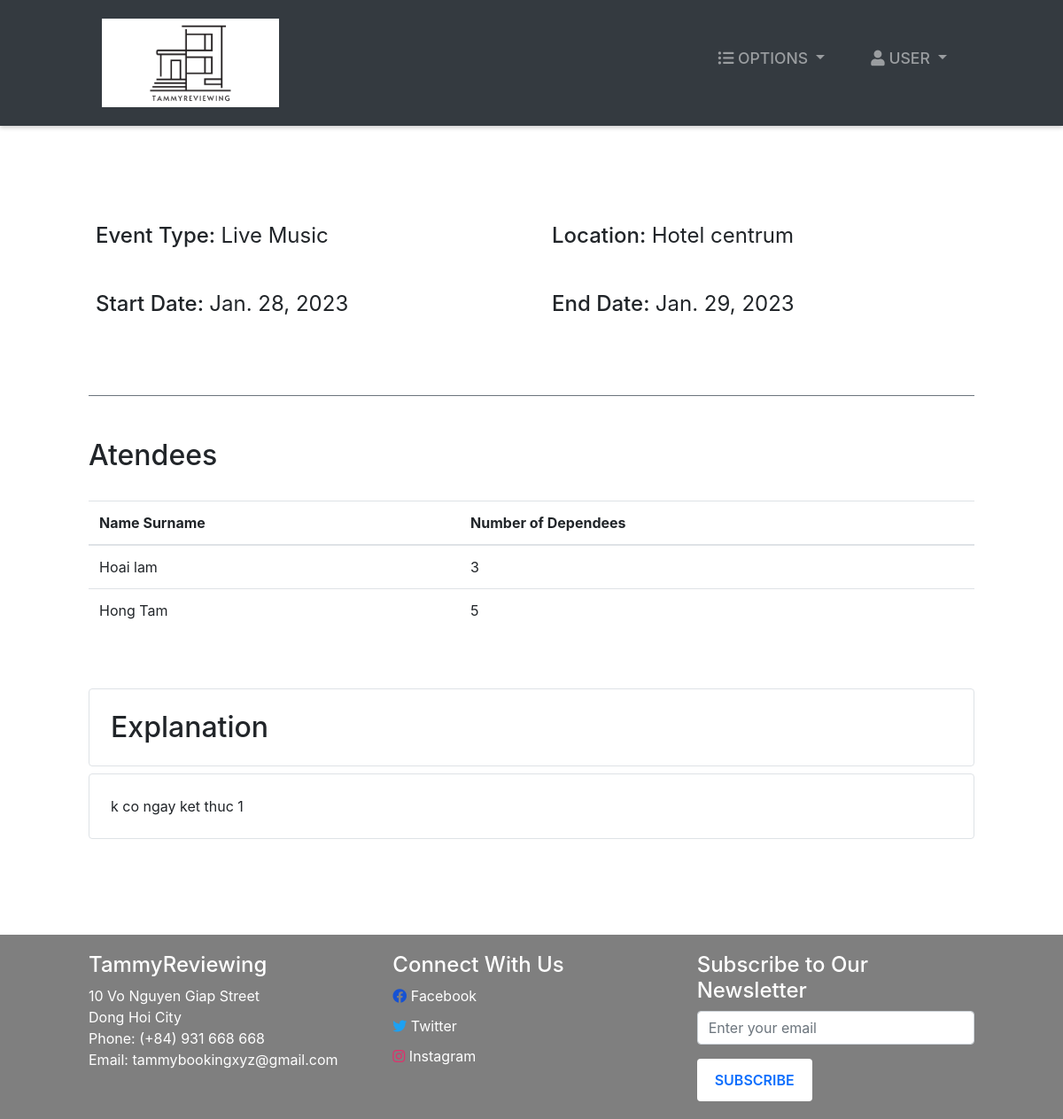
The page /event-profile/1/ (signed in) on the database its author committed.
### hotel/models.py (models this page shows, shortened)
class Event(models.Model):
    EVENT_TYPES = (
        ('Movie', 'Movie'),
        ('Theater', 'Theater'),
        ('Conference', 'Conference'),
        ('Concert', 'Concert'),
        ('Entertainment', 'Entertainment'),
        ('Live Music', 'Live Music'),
    )
    eventType = models.CharField(max_length=20, choices=EVENT_TYPES)
    location = models.CharField(max_length=100)
    startDate = models.DateField()
    endDate = models.DateField()
    explanation = models.TextField()

class EventAttendees(models.Model):
    event = models.ForeignKey(Event, on_delete=models.CASCADE)
    numberOfDependees = models.IntegerField(default=0)
    guest = models.ForeignKey(Guest,   null=True, on_delete=models.CASCADE)

### accounts/models.py (models this page shows, shortened)
class Guest(models.Model):
    user = models.OneToOneField(User, null=True, on_delete=models.CASCADE)
    phoneNumber = PhoneNumberField(unique=True)

### hotel/views.py (the view)
# urls.py: path('event-profile/<str:id>/', event_profile, name="event-profile"),
@ login_required(login_url='login')
def event_profile(request, id):
    role = str(request.user.groups.all()[0])
    path = role + "/"
    tempEvent = Event.objects.get(id=id)
    attendees = EventAttendees.objects.filter(event=tempEvent)
    context = {
        "role": role,
        "attendees": attendees,
        "event": tempEvent
    }
    return render(request, path + "event-profile.html", context)

### Templates/admin/event-profile.html
{% extends '../index.html' %}
{% block context %}
{% include '../common_pages/event-profile.html' %}
{% endblock %}

### Templates/common_pages/event-profile.html
<div class="main-page py-4">
    <div class="row mt-5">
        <div class="col-6">
            <div class="p-2 h4">
                <span>Event Type: </span>
                <span class="font-weight-normal">{{event.eventType}}</span>
            </div>
            <br>
            <div class="p-2 h4">
                <span>Start Date:</span>
                <span class="font-weight-normal">{{event.startDate}}</span>
            </div>
        </div>
        <div class="col-6">
            <div class="p-2 h4">
                <span>Location:</span>
                <span class="font-weight-normal">{{event.location}}</span>
            </div>
            <br>
            <div class="p-2 h4">
                <span>End Date:</span>
                <span class="font-weight-normal">{{event.endDate}}</span>
            </div>
        </div>
    </div>
    <br>
    <div class="table-responsive my-5 border-top border-secondary pt-5">
        <div class="table-header row">
            <div class="col-sm-12 col-md-12 col-lg-4 mb-4">
                <h2>Atendees</h2>
            </div>
        </div>
        <table class="table table-hover">
            <thead>
                <tr>
                    <th>Name Surname</th>
                    <th>Number of Dependees</th>
                </tr>
            </thead>
            <tbody>
                {% for attendee in attendees %}
                <tr>
                    <td>{{attendee.guest.user.first_name}} {{attendee.guest.user.last_name}}</td>
                    <td>{{attendee.numberOfDependees}}</td>
                </tr>
                {% endfor %}
            </tbody>
        </table>
    </div>
    <div class="explanation  pb-5">
        <div class="header h2 border rounded p-4">Explanation</div>
        <div class="content">
            <p class="border rounded p-4">{{event.explanation}}</p>
        </div>
    </div>
</div>

### static/css/style.css (style rules this page uses)
* { margin: 0; padding: 0; -webkit-font-smoothing: antialiased; box-sizing: border-box; }
.main-page { margin: 0 100px 0 100px; margin-top: 30px; min-height: 570px; }

### static/css/main.css (style rules this page uses)
* { margin: 0; padding: 0; -webkit-font-smoothing: antialiased; }
body { position: relative; }

### rows shown on the page
Event: eventType "Live Music", startDate "Jan. 28, 2023", location "Hotel centrum", endDate "Jan. 29, 2023", explanation "k co ngay ket thuc 1"
EventAttendees: guest.user.first_name "Hoai", guest.user.last_name "lam", numberOfDependees "3"
EventAttendees: guest.user.first_name "Hong", guest.user.last_name "Tam", numberOfDependees "5"
